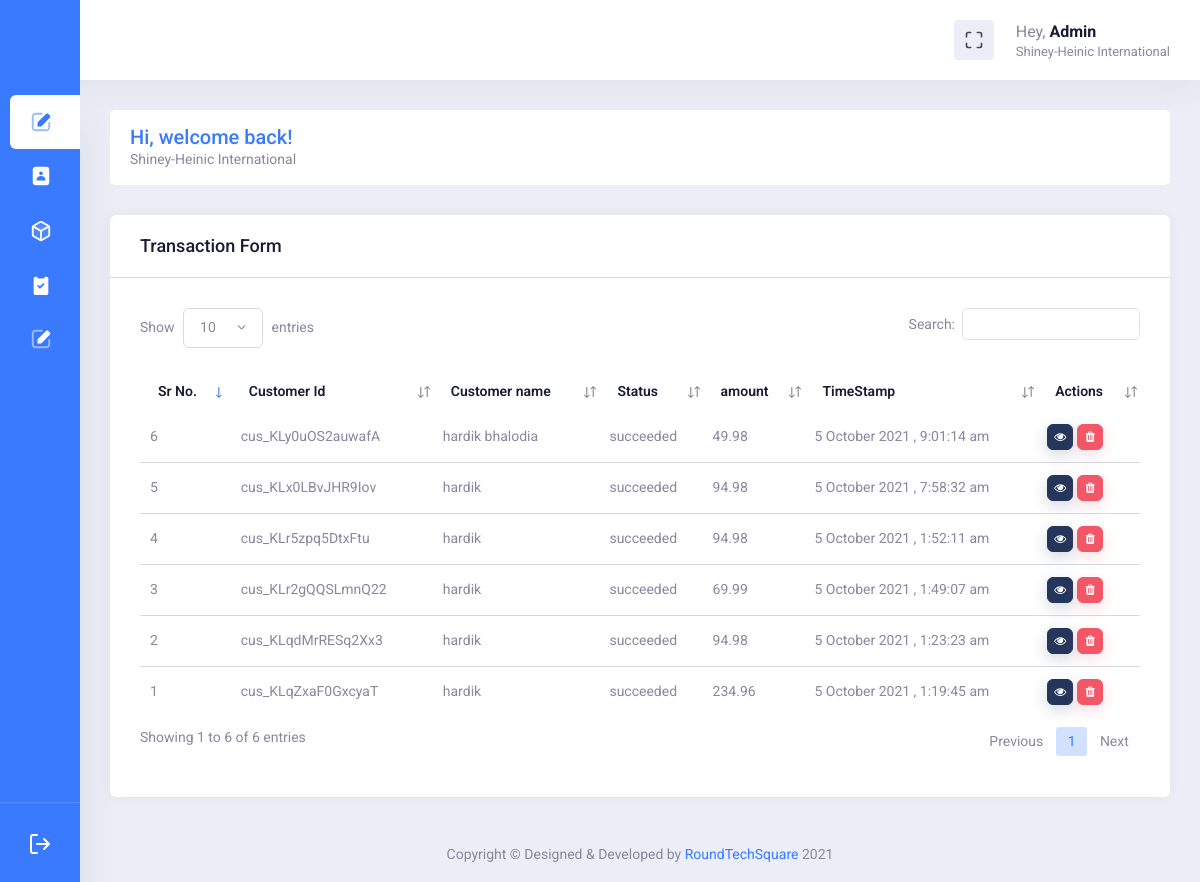
Screenshot of /admin/dashboard.php (signed in) with the database file from the repository.
### tables this page shows
CREATE TABLE `transaction` (
  `id` int(11) NOT NULL,
  `customer_id` text NOT NULL,
  `customer_name` text NOT NULL,
  `user_id` varchar(100) NOT NULL,
  `email` varchar(100) NOT NULL,
  `phone` varchar(100) NOT NULL,
  `shiping_address` text NOT NULL DEFAULT 'same',
  `country` text NOT NULL DEFAULT 'same',
  `state` text NOT NULL DEFAULT 'same',
  `zip` text NOT NULL DEFAULT 'same',
  `bill_address` text NOT NULL,
  `country_bill` text NOT NULL,
  `state_bill` text NOT NULL,
  `zip_bill` text NOT NULL,
  `shiney_heinie_classic` int(100) NOT NULL,
  `shiney_no_the_go` int(100) NOT NULL,
  `status` text NOT NULL,
  `amount` text NOT NULL,
  `time_stamp` text NOT NULL
);

### admin/dashboard.php (the view, shortened to what this page needs)
<?php
require("../connection.php");
?>
<!DOCTYPE html>
<html lang="en">
<head>
    <link href="vendor/sweetalert2/dist/sweetalert2.min.css" rel="stylesheet">
    <link href="vendor/datatables/css/jquery.dataTables.min.css" rel="stylesheet">
    <link href="vendor/bootstrap-select/dist/css/bootstrap-select.min.css" rel="stylesheet">
    <link href="./form-style.css" rel="stylesheet">
    <link href="css/style.css" rel="stylesheet">
</head>
<body onload="document.getElementById('serial_no').click()">
    <div id="main-wrapper">
        <div class="nav-header">
            <a href="dashboard.php" class="brand-logo">
                </a>
        </div>
        <div class="header">
            <div class="header-content">
                <nav class="navbar navbar-expand">
                    <div class="collapse navbar-collapse justify-content-between">
                        <ul class="navbar-nav header-right">
                            <li class="nav-item dropdown notification_dropdown">
                                <a class="nav-link bell dz-fullscreen" href="#">
                                    <svg id="icon-full" viewBox="0 0 24 24" width="20" height="20" stroke="currentColor" stroke-width="2" fill="none" stroke-linecap="round" stroke-linejoin="round" class="css-i6dzq1">
                                        <path d="M8 3H5a2 2 0 0 0-2 2v3m18 0V5a2 2 0 0 0-2-2h-3m0 18h3a2 2 0 0 0 2-2v-3M3 16v3a2 2 0 0 0 2 2h3">
                                        </path>
                                    </svg>
                                </a>
                            </li>
                            <li class="nav-item dropdown header-profile">
                                <a class="nav-link" href="#" role="button" data-toggle="dropdown">
                                    <div class="header-info">
                                        <span>Hey, <strong>Admin</strong></span>
                                        <small>Shiney-Heinic International</small>
                                    </div>
                                </a>
                            </li>
                        </ul>
                    </div>
                </nav>
            </div>
        </div>
        <div class="deznav">
            <div class="deznav-scroll">
                <ul class="nav menu-tabs">
                    <li class="nav-item">
                        <a class="nav-link active" href="dashboard.php">
                        </a>
                    </li>
                    <li class="nav-item">
                        <a class="nav-link " href="contact-details.php">
                        </a>
                    </li>
                    <li class="nav-item">
                        <a class="nav-link" href="user-list.php">
                        </a>
                    </li>
                    <li class="nav-item">
                        <a class="nav-link" href="customer-address.php">
                        </a>
                    </li>
                    <li class="nav-item">
                        <a class="nav-link" href="new_subscriptions.php">
                        </a>
                    </li>
                </ul>
            </div>
            <a href="logout.php" class="logout-btn"></a>
        </div>
        <div class="content-body">
            <div class="container-fluid">
            <div class="row page-titles mx-0">
                    <div class="col-sm-6 p-md-0">
                        <div class="welcome-text">
                            <h4>Hi, welcome back!</h4>
                            <span>Shiney-Heinic International</span>
                        </div>
                    </div>
                </div>
                <div class="row">
                    <div class="col-12">
                        <div class="card">
                            <div class="card-header">
                                <h4 class="card-title">Transaction Form</h4>
                            </div>
                            <div class="card-body">
                                <div class="table-responsive">
                                <table id="example5" class="display" style="min-width: 845px">
                                        <thead>
                                            <tr>
                                                <th id="serial_no">Sr No.</th>
                                                <th>Customer Id</th>
                                                <th>Customer name</th>
                                                <th>Status</th>
                                                <th>amount</th>
                                                <th>TimeStamp</th>
                                                <th>Actions</th>
                                            </tr>
                                        </thead>
                                        <tbody>
                                            <?php
                                            $q = "SELECT * FROM `transaction`";
                                            $list = $con->query($q);
                                            if (mysqli_num_rows($list) > 0) {
                                                while ($row = mysqli_fetch_assoc($list)) {
                                            ?>
                                                    <tr>
                                                        <td><?= $row["id"] ?>
                                                        </td>
                                                        <td><?= $row["customer_id"]  ?>
                                                        </td>
                                                        <td>
                                                            <?= $row["customer_name"] ?>
                                                        </td>
                                                        <td>
                                                            <?= $row["status"] ?>
                                                        </td>
                                                        <td>
                                                            <?= $row["amount"] ?>
                                                        </td>
                                                        <td>
                                                            <?= $row["time_stamp"] ?>
                                                        </td>
                                                        <td>
                                                            <div class="d-flex">
                                                            <a href="#"  class="btn btn-secondary shadow btn-xs sharp mr-1" data-toggle="modal" data-target="#editFormModalView" onclick="fill_edit_details_view(<?= $row['id'] ?>)"><i class="fa fa-eye"></i></a>
                                                                <a href="#" class="btn btn-danger shadow btn-xs sharp" data-toggle="modal" data-target="#deleteModal" onclick="delete_message(<?= $row['id'] ?>)"><i class="fa fa-trash"></i></a>
                                                            </div>
                                                        </td>
                                                    </tr>
                                            <?php
                                                }
                                            }
                                            ?>
                                        </tbody>
                                    </table>
                                </div>
                            </div>
                        </div>
                    </div>
                </div>
            </div>
        </div>
        <div class="footer">
            <div class="copyright">
                <p>Copyright © Designed &amp; Developed by <a href="https://roundtechsquare.com/" target="_blank">RoundTechSquare</a> 2021</p>
            </div>
        </div>
    </div>
</body>
</html>

### rows the page displays
transaction: id "1", customer "cus_KLqZxaF0GxcyaT", customer_name "hardik", status "succeeded", amount "234.96", time_stamp "5 October 2021 , 1:19:45 am"
transaction: id "2", customer "cus_KLqdMrRESq2Xx3", customer_name "hardik", status "succeeded", amount "94.98", time_stamp "5 October 2021 , 1:23:23 am"
transaction: id "3", customer "cus_KLr2gQQSLmnQ22", customer_name "hardik", status "succeeded", amount "69.99", time_stamp "5 October 2021 , 1:49:07 am"
transaction: id "4", customer "cus_KLr5zpq5DtxFtu", customer_name "hardik", status "succeeded", amount "94.98", time_stamp "5 October 2021 , 1:52:11 am"
transaction: id "5", customer "cus_KLx0LBvJHR9Iov", customer_name "hardik", status "succeeded", amount "94.98", time_stamp "5 October 2021 , 7:58:32 am"
transaction: id "6", customer "cus_KLy0uOS2auwafA", customer_name "hardik bhalodia", status "succeeded", amount "49.98", time_stamp "5 October 2021 , 9:01:14 am"
